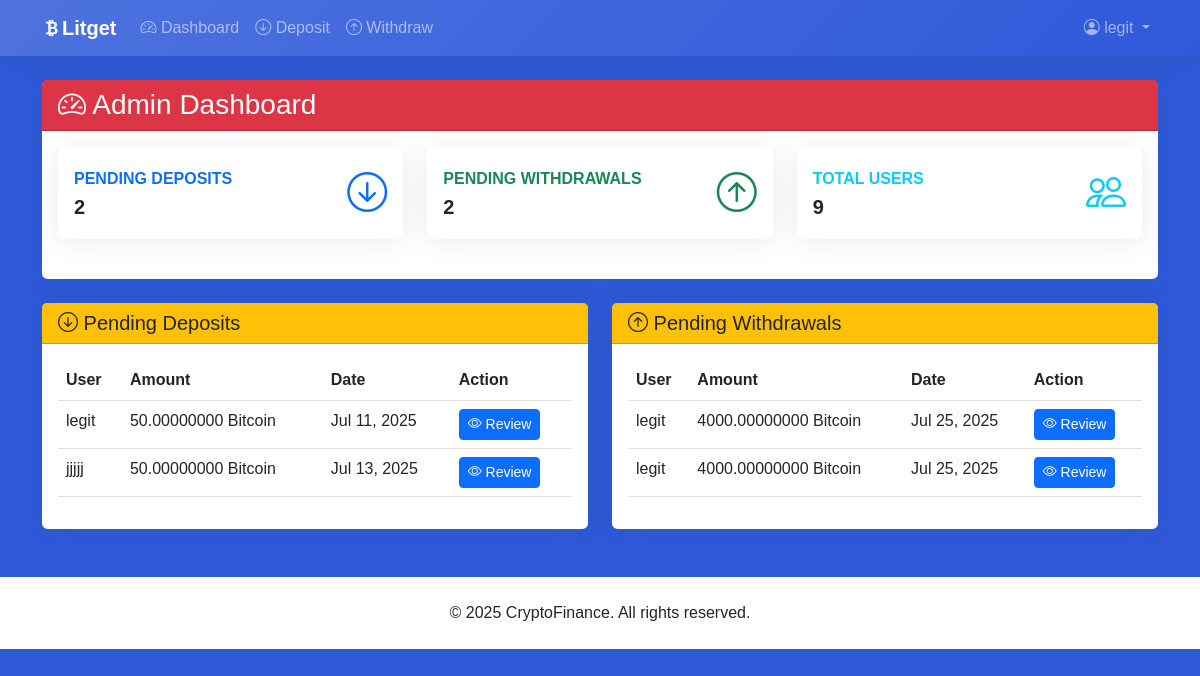
Page /staff/dashboard/ (signed in) on the committed database.
### myapp/models.py (models this page shows, shortened)
class User(AbstractUser):
    balance = models.DecimalField(max_digits=20, decimal_places=8, default=0)
    hide_balance = models.BooleanField(default=False)
    referral_code = models.UUIDField(default=uuid.uuid4, editable=True, unique=True)
    referred_by = models.ForeignKey('self', null=True, blank=True, on_delete=models.SET_NULL, related_name='referrals')
    total_earned = models.DecimalField(max_digits=20, decimal_places=8, default=0)
    groups = models.ManyToManyField(
        Group,
        verbose_name='groups',
        blank=True,
        help_text='The groups this user belongs to.',
        related_name="custom_user_set",  # Changed from default
        related_query_name="user",
    )
    user_permissions = models.ManyToManyField(
        Permission,
        verbose_name='user permissions',
        blank=True,
        help_text='Specific permissions for this user.',
        related_name="custom_user_set",  # Changed from default
        related_query_name="user",
    )

class Deposit(models.Model):
    STATUS_CHOICES = (
        ('PENDING', 'Pending'),
        ('APPROVED', 'Approved'),
        ('REJECTED', 'Rejected'),
    )
    user = models.ForeignKey(User, on_delete=models.CASCADE)
    plan = models.ForeignKey(DepositPlan,  on_delete=models.CASCADE, blank=True,null=True)
    amount = models.DecimalField(max_digits=20, decimal_places=8, validators=[MinValueValidator(Decimal('0.00000001'))])
    wallet_type = models.CharField(max_length=10, choices=WalletAddress.WALLET_TYPES)
    proof = models.ImageField(upload_to='deposit_proofs/')
    status = models.CharField(max_length=10, choices=STATUS_CHOICES, default='PENDING')
    created_at = models.DateTimeField(auto_now_add=True)
    approved_at = models.DateTimeField(null=True, blank=True)
    transaction_hash = models.CharField(max_length=100, blank=True, null=True)

class Withdrawal(models.Model):
    STATUS_CHOICES = (
        ('PENDING', 'Pending'),
        ('APPROVED', 'Approved'),
        ('REJECTED', 'Rejected'),
    )
    user = models.ForeignKey(User, on_delete=models.CASCADE)
    amount = models.DecimalField(max_digits=20, decimal_places=8, validators=[MinValueValidator(Decimal('0.00000001'))])
    wallet_type = models.CharField(max_length=10, choices=WalletAddress.WALLET_TYPES)
    wallet_address = models.CharField(max_length=100)
    status = models.CharField(max_length=10, choices=STATUS_CHOICES, default='PENDING')
    created_at = models.DateTimeField(auto_now_add=True)
    approved_at = models.DateTimeField(null=True, blank=True)

### myapp/views.py (the view)
# urls.py: path('staff/dashboard/', views.admin_dashboard, name='admin_dashboard'),
@login_required
def admin_dashboard(request):
    if not request.user.is_staff:
        return HttpResponseForbidden()
    return render(request, 'myapp/admin_dashboard.html', {
        'pending_deposits': Deposit.objects.filter(status='PENDING'),
        'pending_withdrawals': Withdrawal.objects.filter(status='PENDING'),
        'total_users': User.objects.count(),
    })

### myapp/templates/myapp/admin_dashboard.html
{% extends 'myapp/base.html' %}
{% block content %}
<div class="row">
    <div class="col-12">
        <div class="card mb-4">
            <div class="card-header bg-danger text-white">
                <h3 class="mb-0"><i class="bi bi-speedometer2"></i> Admin Dashboard</h3>
            </div>
            <div class="card-body">
                <div class="row">
                    <div class="col-md-4 mb-4">
                        <div class="card border-start-primary h-100">
                            <div class="card-body">
                                <div class="row align-items-center">
                                    <div class="col">
                                        <div class="text-xs fw-bold text-primary text-uppercase mb-1">
                                            Pending Deposits
                                        </div>
                                        <div class="h5 mb-0 fw-bold text-gray-800">
                                            {{ pending_deposits.count }}
                                        </div>
                                    </div>
                                    <div class="col-auto">
                                        <i class="bi bi-arrow-down-circle fs-1 text-primary"></i>
                                    </div>
                                </div>
                            </div>
                        </div>
                    </div>
                    <div class="col-md-4 mb-4">
                        <div class="card border-start-success h-100">
                            <div class="card-body">
                                <div class="row align-items-center">
                                    <div class="col">
                                        <div class="text-xs fw-bold text-success text-uppercase mb-1">
                                            Pending Withdrawals
                                        </div>
                                        <div class="h5 mb-0 fw-bold text-gray-800">
                                            {{ pending_withdrawals.count }}
                                        </div>
                                    </div>
                                    <div class="col-auto">
                                        <i class="bi bi-arrow-up-circle fs-1 text-success"></i>
                                    </div>
                                </div>
                            </div>
                        </div>
                    </div>
                    <div class="col-md-4 mb-4">
                        <div class="card border-start-info h-100">
                            <div class="card-body">
                                <div class="row align-items-center">
                                    <div class="col">
                                        <div class="text-xs fw-bold text-info text-uppercase mb-1">
                                            Total Users
                                        </div>
                                        <div class="h5 mb-0 fw-bold text-gray-800">
                                            {{ total_users }}
                                        </div>
                                    </div>
                                    <div class="col-auto">
                                        <i class="bi bi-people fs-1 text-info"></i>
                                    </div>
                                </div>
                            </div>
                        </div>
                    </div>
                </div>
            </div>
        </div>
    </div>
</div>
<div class="row">
    <div class="col-lg-6 mb-4">
        <div class="card">
            <div class="card-header bg-warning text-dark">
                <h5 class="mb-0"><i class="bi bi-arrow-down-circle"></i> Pending Deposits</h5>
            </div>
            <div class="card-body">
                {% if pending_deposits %}
                <div class="table-responsive">
                    <table class="table table-hover">
                        <thead>
                            <tr>
                                <th>User</th>
                                <th>Amount</th>
                                <th>Date</th>
                                <th>Action</th>
                            </tr>
                        </thead>
                        <tbody>
                            {% for deposit in pending_deposits %}
                            <tr>
                                <td>{{ deposit.user.username }}</td>
                                <td>{{ deposit.amount|floatformat:8 }} {{ deposit.get_wallet_type_display }}</td>
                                <td>{{ deposit.created_at|date:"M d, Y" }}</td>
                                <td>
                                    <a href="{% url 'admin_approve_deposit' deposit.id %}" class="btn btn-sm btn-primary">
                                        <i class="bi bi-eye"></i> Review
                                    </a>
                                </td>
                            </tr>
                            {% endfor %}
                        </tbody>
                    </table>
                </div>
                {% else %}
                <div class="alert alert-success text-center">
                    <i class="bi bi-check-circle"></i> No pending deposits
                </div>
                {% endif %}
            </div>
        </div>
    </div>
    <div class="col-lg-6 mb-4">
        <div class="card">
            <div class="card-header bg-warning text-dark">
                <h5 class="mb-0"><i class="bi bi-arrow-up-circle"></i> Pending Withdrawals</h5>
            </div>
            <div class="card-body">
                {% if pending_withdrawals %}
                <div class="table-responsive">
                    <table class="table table-hover">
                        <thead>
                            <tr>
                                <th>User</th>
                                <th>Amount</th>
                                <th>Date</th>
                                <th>Action</th>
                            </tr>
                        </thead>
                        <tbody>
                            {% for withdrawal in pending_withdrawals %}
                            <tr>
                                <td>{{ withdrawal.user.username }}</td>
                                <td>{{ withdrawal.amount|floatformat:8 }} {{ withdrawal.get_wallet_type_display }}</td>
                                <td>{{ withdrawal.created_at|date:"M d, Y" }}</td>
                                <td>
                                    <a href="{% url 'admin_approve_withdrawal' withdrawal.id %}" class="btn btn-sm btn-primary">
                                        <i class="bi bi-eye"></i> Review
                                    </a>
                                </td>
                            </tr>
                            {% endfor %}
                        </tbody>
                    </table>
                </div>
                {% else %}
                <div class="alert alert-success text-center">
                    <i class="bi bi-check-circle"></i> No pending withdrawals
                </div>
                {% endif %}
            </div>
        </div>
    </div>
</div>
{% endblock %}

### myapp/templates/myapp/base.html (shortened to what this page needs)
<!DOCTYPE html>
<html lang="en">
<head>
    <link href="https://cdn.jsdelivr.net/npm/bootstrap@5.3.0/dist/css/bootstrap.min.css" rel="stylesheet">
    <link rel="stylesheet" href="https://cdn.jsdelivr.net/npm/bootstrap-icons@1.10.0/font/bootstrap-icons.css">
</head>
<body>
    <nav class="navbar navbar-expand-lg navbar-dark sticky-top">
        <div class="container">
            <a class="navbar-brand fw-bold" href="{% url 'dashboard' %}">
                <i class="bi bi-currency-bitcoin"></i>Litget
            </a>
            <div class="collapse navbar-collapse" id="navbarNav">
                <ul class="navbar-nav me-auto">
                    {% if user.is_authenticated %}
                        <li class="nav-item">
                            <a class="nav-link" href="{% url 'dashboard' %}">
                                <i class="bi bi-speedometer2"></i> Dashboard
                            </a>
                        </li>
                        <li class="nav-item">
                            <a class="nav-link" href="{% url 'create_deposit' %}">
                                <i class="bi bi-arrow-down-circle"></i> Deposit
                            </a>
                        </li>
                        <li class="nav-item">
                            <a class="nav-link" href="{% url 'create_withdrawal' %}">
                                <i class="bi bi-arrow-up-circle"></i> Withdraw
                            </a>
                        </li>
                    {% endif %}
                </ul>
                <ul class="navbar-nav">
                    {% if user.is_authenticated %}
                        <li class="nav-item dropdown">
                            <a class="nav-link dropdown-toggle" href="#" id="navbarDropdown" role="button" data-bs-toggle="dropdown">
                                <i class="bi bi-person-circle"></i> {{ user.username }}
                            </a>
                        </li>
                    {% endif %}
                </ul>
            </div>
        </div>
    </nav>
    <main class="container py-4">
        {% block content %}{% endblock %}
    </main>
    <footer class="py-4 mt-auto bg-white">
        <div class="container text-center">
            <p class="mb-0">&copy; {% now "Y" %} CryptoFinance. All rights reserved.</p>
        </div>
    </footer>
</body>
</html>

### myapp/templates/myapp/base.html (style rules this page uses)
:root { --primary: #4e73df; --secondary: #2e59d9; --success: #1cc88a; --info: #36b9cc; --warning: #f6c23e; --danger: #e74a3b; --light: #f8f9fc; --dark: #0c0c0c; }
body { background-color: var(--secondary); font-family: 'Nunito', sans-serif; }
.navbar { background: linear-gradient(135deg, var(--primary) 0%, var(--secondary) 100%); box-shadow: 0 0.15rem 1.75rem 0 rgba(58, 59, 69, 0.15); }
.card { border: none; border-radius: 0.35rem; box-shadow: 0 0.15rem 1.75rem 0 rgba(58, 59, 69, 0.1); transition: all 0.3s ease; }

### rows in the picture
User: username "legit"
Deposit: user.username "legit", amount "50.00000000", wallet_type "Bitcoin", created_at "Jul 11, 2025"
Deposit: user.username "jjjjj", amount "50.00000000", wallet_type "Bitcoin", created_at "Jul 13, 2025"
Withdrawal: user.username "legit", amount "4000.00000000", wallet_type "Bitcoin", created_at "Jul 25, 2025"
Withdrawal: user.username "legit", amount "4000.00000000", wallet_type "Bitcoin", created_at "Jul 25, 2025"

### other values in the picture
{{ pending_deposits.count }} "2"
{{ pending_withdrawals.count }} "2"
{{ total_users }} "9"
